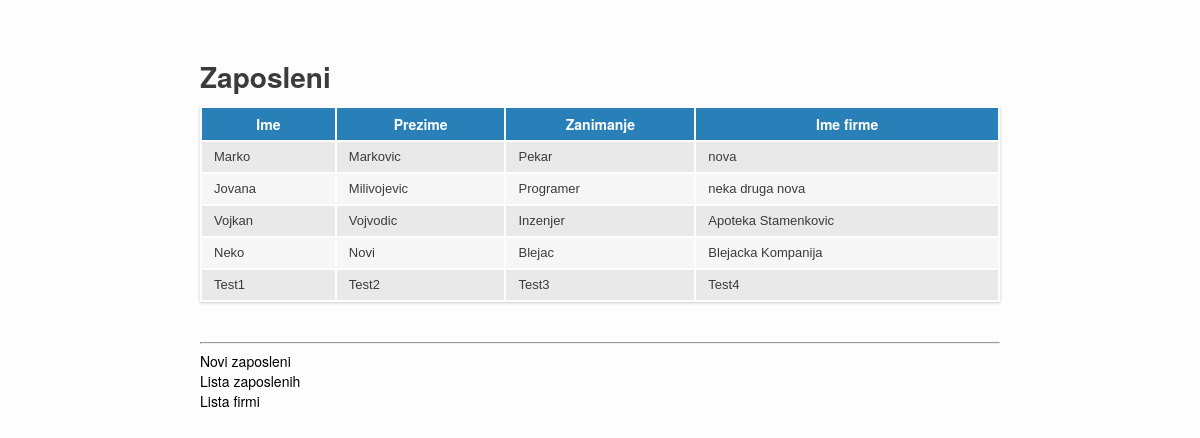
Page /employees.php on the committed database.
### tables this page shows
CREATE TABLE IF NOT EXISTS `employees` (
  `id` int(11) NOT NULL AUTO_INCREMENT,
  `firm_id` int(11) NOT NULL,
  `f_name` varchar(255) DEFAULT NULL,
  `l_name` varchar(255) DEFAULT NULL,
  `zanimanje` varchar(255) DEFAULT NULL,
  `created_at` datetime DEFAULT CURRENT_TIMESTAMP,
  `updated_at` datetime NOT NULL DEFAULT CURRENT_TIMESTAMP ON UPDATE CURRENT_TIMESTAMP,
  PRIMARY KEY (`id`)
);

CREATE TABLE IF NOT EXISTS `firms` (
  `id` int(11) NOT NULL AUTO_INCREMENT,
  `ime_firme` varchar(255) DEFAULT NULL,
  `created_at` datetime NOT NULL DEFAULT CURRENT_TIMESTAMP,
  `updated_at` datetime NOT NULL DEFAULT CURRENT_TIMESTAMP ON UPDATE CURRENT_TIMESTAMP,
  PRIMARY KEY (`id`)
);

### include/functions.php (called while the page is built, shortened)
<?php
class Database extends PDO {
    public static function ajaxCustomRequest($query, $pattern) {
        try {
            $db = new Database();
            $sth = $db->query($query);
            $sth->execute();
            $sql_data = $sth->fetchAll(PDO::FETCH_ASSOC);
        } catch (PDOException $e) {
			die("<b>Can't execute query form ajaxCustomRequest function:</b> " . $e->getMessage());
        }
        $return_array = array();
        foreach ($sql_data as $single_sql_array) {
            foreach ($pattern as $target_key => $new_key) {
                foreach ($single_sql_array as $sql_key => $sql_value) {
                    if ($target_key === $sql_key) {
                        $temp_array[$new_key] = $sql_value;
                    }
                }
            }
            array_push($return_array, $temp_array);
        }
        return $return_array;
    }
}

### employees.php (the view, shortened to what this page needs)
<?php
  include "include/functions.php"
?>
<!DOCTYPE html>
<html>
  <head>
    <link rel="stylesheet" media="all" href="css/css.css">
  </head>
<body>
<div class="wrapper">
<h1>Zaposleni</h1>
  <table class="table">
    <thead>
      <tr class="row header blue">
        <th class="cell">Ime</th>
        <th class="cell">Prezime</th>
        <th class="cell">Zanimanje</th>
        <th class="cell">Ime firme </th>
      </tr>
    </thead>
    <tbody>
      <?php
		$query = "SELECT employees.id, employees.f_name, employees.l_name, employees.zanimanje, firms.ime_firme FROM employees LEFT JOIN firms ON firms.id = employees.firm_id";
        $pattern = array(
            'id' => 'employee_id',
            'ime_firme' => 'ime_firme',
            'f_name' => 'f_name',
            'l_name' => 'l_name',
            'zanimanje' => 'zanimanje',
        );
        $return = Database::ajaxCustomRequest($query, $pattern);
        foreach($return as $data) {
          echo '<tr class="row">
                  <td class="cell">'.$data['f_name'].'</td>
                  <td class="cell">'.$data['l_name'].'</td>
                  <td class="cell">'.$data['zanimanje'].'</td>
                  <td class="cell">'.$data['ime_firme'].'</td>
                </tr>';
        }
      ?>
    </tbody>
  </table>
  <hr>
  <a href="new-employee">Novi zaposleni</a><br>
  <a href="employees">Lista zaposlenih</a><br>
  <a href="firms">Lista firmi</a>
</div>
</body>
</html>

### css/css.css (style rules this page uses)
body { background-color: #fff; color: #333; font-family: verdana, arial, helvetica, sans-serif; font-size: 13px; line-height: 18px; }
p, ol, ul, td { font-family: verdana, arial, helvetica, sans-serif; font-size: 13px; line-height: 18px; }
a { color: #000; }
body { font-family: "Helvetica Neue", Helvetica, Arial; font-size: 14px; line-height: 20px; font-weight: 400; color: #3b3b3b; -webkit-font-smoothing: antialiased; background: #fdfdfd; }
a { text-decoration: none; }
.wrapper { margin: 0 auto; padding: 40px; max-width: 800px; }
.table { margin: 0 0 40px 0; width: 100%; box-shadow: 0 1px 3px rgba(0, 0, 0, 0.2); display: table; }
.row { display: table-row; background: #f6f6f6; }
.row:nth-of-type(odd) { background: #e9e9e9; }
.row.header { font-weight: 900; color: #ffffff; background: #ea6153; }
.row.blue { background: #2980b9; }
.cell { padding: 6px 12px; display: table-cell; }

### rows in the picture
employees: f_name "Marko", l_name "Markovic", zanimanje "Pekar", firm.ime_firme "nova"
employees: f_name "Jovana", l_name "Milivojevic", zanimanje "Programer", firm.ime_firme "neka druga nova"
employees: f_name "Vojkan", l_name "Vojvodic", zanimanje "Inzenjer", firm.ime_firme "Apoteka Stamenkovic"
employees: f_name "Neko", l_name "Novi", zanimanje "Blejac", firm.ime_firme "Blejacka Kompanija"
employees: f_name "Test1", l_name "Test2", zanimanje "Test3", firm.ime_firme "Test4"
